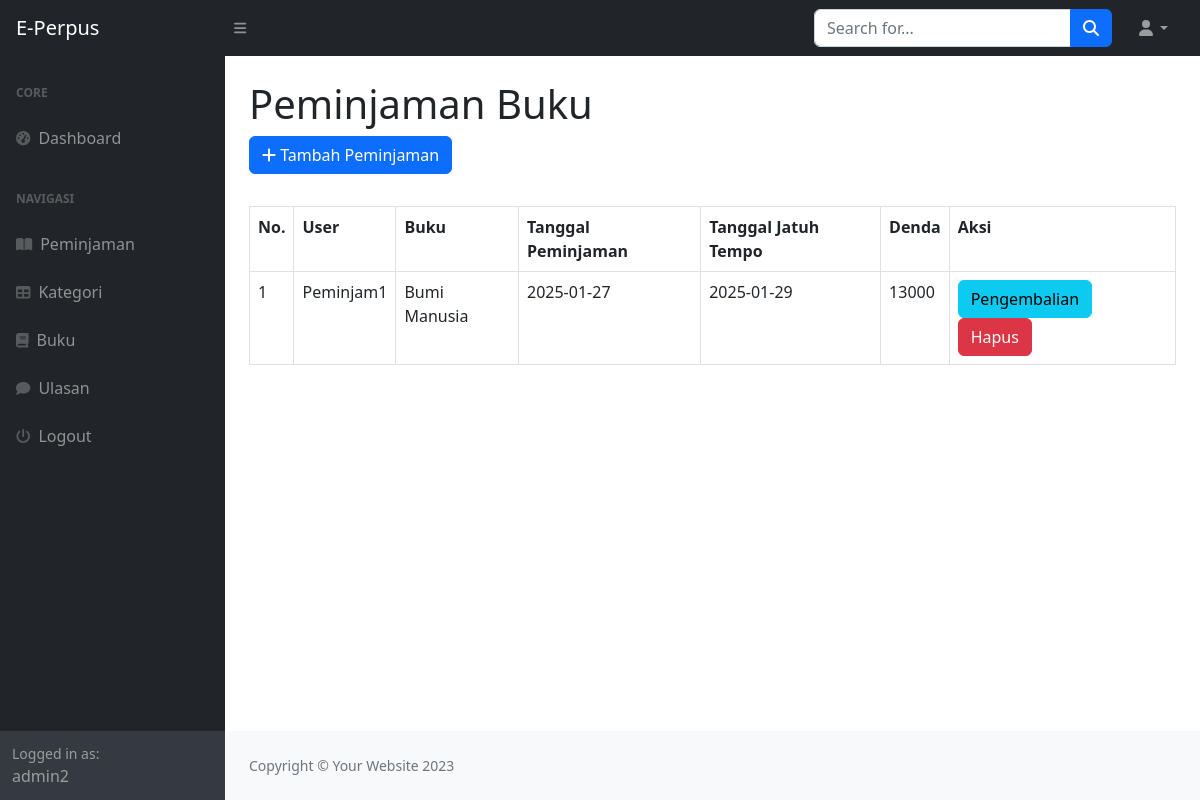
Page /index.php?page=peminjaman (signed in) on the committed database.
### tables this page shows
CREATE TABLE `peminjaman` (
  `id_peminjaman` int(11) NOT NULL,
  `id_user` int(11) DEFAULT NULL,
  `id_buku` int(11) DEFAULT NULL,
  `tanggal_peminjaman` varchar(255) DEFAULT NULL,
  `tanggal_jatuh_tempo` varchar(255) DEFAULT NULL,
  `tanggal_pengembalian` varchar(255) DEFAULT NULL,
  `status_peminjaman` enum('dipinjam','dikembalikan') DEFAULT NULL
);

CREATE TABLE `user` (
  `id_user` int(11) NOT NULL,
  `nama` varchar(255) DEFAULT NULL,
  `username` varchar(255) DEFAULT NULL,
  `password` varchar(255) DEFAULT NULL,
  `email` varchar(255) DEFAULT NULL,
  `alamat` text,
  `no_telepon` varchar(255) DEFAULT NULL,
  `level` enum('admin','petugas','peminjam') DEFAULT NULL
);

CREATE TABLE `buku` (
  `id_buku` int(11) NOT NULL,
  `id_kategori` int(11) DEFAULT NULL,
  `judul` varchar(255) DEFAULT NULL,
  `penulis` varchar(255) DEFAULT NULL,
  `penerbit` varchar(255) DEFAULT NULL,
  `tahun_terbit` varchar(255) DEFAULT NULL,
  `gambar` varchar(255) DEFAULT NULL,
  `sinopsis` varchar(255) DEFAULT NULL,
  `jumlah` integer DEFAULT NULL,
  `isbn` varchar(255) DEFAULT NULL
);

### peminjaman.php (the view)
<h1 class="mt-4">Peminjaman Buku</h1>
<?php if ($_SESSION['user']['level'] == 'admin') : ?>
    <div class="row mb-3">
        <div class="col-md-12">
            <a href="?page=peminjaman_tambah" class="btn btn-primary mb-3"><i class="fa fa-plus"></i> Tambah Peminjaman</a>
        </div>
    </div>
<?php endif; ?>
<div class="row">
    <div class="col-md-12">
        <table class="table table-bordered" id="dataTable" width="100%" cellspacing="0">
            <tr>
                <th>No.</th>
                <th>User</th>
                <th>Buku</th>
                <th>Tanggal Peminjaman</th>
                <th>Tanggal Jatuh Tempo</th>
                <th>Denda</th>
                <th>Aksi</th>
            </tr>
            <?php
                $i=1;
                if ($_SESSION['user']['level'] == 'peminjam') {
                    $query = mysqli_query($koneksi, "SELECT user.nama, buku.judul, peminjaman.tanggal_peminjaman, peminjaman.tanggal_jatuh_tempo FROM peminjaman JOIN user on user.id_user=peminjaman.id_user JOIN buku ON buku.id_buku=peminjaman.id_buku
                        WHERE peminjaman.status_peminjaman = 'dipinjam' and peminjaman.id_user=" . $_SESSION['user']['id_user']);
                }
                else {
                    $query = mysqli_query($koneksi, "SELECT * FROM peminjaman JOIN user on user.id_user=peminjaman.id_user JOIN buku ON buku.id_buku=peminjaman.id_buku
                        WHERE peminjaman.status_peminjaman = 'dipinjam'");
                }
                while ($data = mysqli_fetch_array($query)) :
            ?>
            <tr>
                <td><?= $i++; ?></td>
                <td><?= $data['nama']; ?></td>
                <td><?= $data['judul']; ?></td>
                <td><?= $data['tanggal_peminjaman']; ?></td>
                <td><?= $data['tanggal_jatuh_tempo']; ?></td>
                <td>
                    <?php
                        $tanggal_sekarang = date("Y-m-d");
                        $tanggal_jatuh_tempo = date("Y-m-d", strtotime(str_replace('/', '-', $data["tanggal_jatuh_tempo"])));
                        $selisihHari = (strtotime($tanggal_sekarang) - strtotime($tanggal_jatuh_tempo)) / (60 * 60 * 24);
                        $selisihHari = round($selisihHari);
                        if ($selisihHari > 0) {
                            $totalDenda = $selisihHari * 1000;
                        } else {
                            $totalDenda = 0;
                        }
                        echo $totalDenda;
                    ?>
                </td>
                <td>
                    <a onclick="return confirm('Apakah denda sudah lunas?')" href="?page=pengembalian&id_peminjaman=<?= $data['id_peminjaman']?>" class="btn btn-info">Pengembalian</a>
                    <a onclick="return confirm('Apakah anda yakin menghapus data ini')" href="?page=peminjaman_hapus&&id=<?= $data['id_peminjaman']?>" class="btn btn-danger">Hapus</a>
                </td>
            </tr>
            <?php endwhile; ?>
        </table>
    </div>
</div>

### rows in the picture
peminjaman: id_user.nama "Peminjam1", id_buku.judul "Bumi Manusia", tanggal_peminjaman "2025-01-27", tanggal_jatuh_tempo "2025-01-29", tanggal_jatuh_tempo "13000"

### other values in the picture
$_SESSION['user']['nama'] "admin2"
